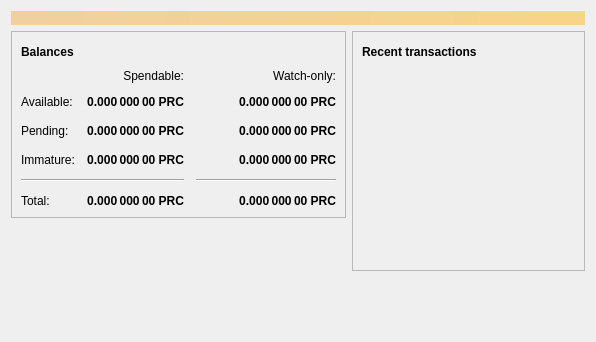
<?xml version="1.0" encoding="UTF-8"?>
<ui version="4.0">
 <class>OverviewPage</class>
 <widget class="QWidget" name="OverviewPage">
  <property name="geometry">
   <rect>
    <x>0</x>
    <y>0</y>
    <width>596</width>
    <height>342</height>
   </rect>
  </property>
  <property name="windowTitle">
   <string>Form</string>
  </property>
  <layout class="QVBoxLayout" name="topLayout">
   <item>
    <widget class="QLabel" name="labelAlerts">
     <property name="visible">
      <bool>false</bool>
     </property>
     <property name="styleSheet">
      <string notr="true">QLabel { background-color: qlineargradient(x1: 0, y1: 0, x2: 1, y2: 0, stop:0 #F0D0A0, stop:1 #F8D488); color:#000000; }</string>
     </property>
     <property name="wordWrap">
      <bool>true</bool>
     </property>
     <property name="margin">
      <number>3</number>
     </property>
     <property name="textInteractionFlags">
      <set>Qt::TextSelectableByMouse</set>
     </property>
    </widget>
   </item>
   <item>
    <layout class="QHBoxLayout" name="horizontalLayout" stretch="1,1">
     <item>
      <layout class="QVBoxLayout" name="verticalLayout_2">
       <item>
        <widget class="QFrame" name="frame">
         <property name="frameShape">
          <enum>QFrame::StyledPanel</enum>
         </property>
         <property name="frameShadow">
          <enum>QFrame::Raised</enum>
         </property>
         <layout class="QVBoxLayout" name="verticalLayout_4">
          <item>
           <layout class="QHBoxLayout" name="horizontalLayout_4">
            <item>
             <widget class="QLabel" name="label_5">
              <property name="font">
               <font>
                <weight>75</weight>
                <bold>true</bold>
               </font>
              </property>
              <property name="text">
               <string>Balances</string>
              </property>
             </widget>
            </item>
            <item>
             <widget class="QPushButton" name="labelWalletStatus">
              <property name="enabled">
               <bool>false</bool>
              </property>
              <property name="maximumSize">
               <size>
                <width>30</width>
                <height>16777215</height>
               </size>
              </property>
              <property name="toolTip">
               <string>The displayed information may be out of date. Your wallet automatically synchronizes with the Pearlcoin network after a connection is established, but this process has not completed yet.</string>
              </property>
              <property name="text">
               <string/>
              </property>
              <property name="icon">
               <iconset resource="../bitcoin.qrc">
                <normaloff>:/icons/warning</normaloff>
                <disabledoff>:/icons/warning</disabledoff>:/icons/warning</iconset>
              </property>
              <property name="iconSize">
               <size>
                <width>24</width>
                <height>24</height>
               </size>
              </property>
              <property name="flat">
               <bool>true</bool>
              </property>
             </widget>
            </item>
            <item>
             <spacer name="horizontalSpacer_3">
              <property name="orientation">
               <enum>Qt::Horizontal</enum>
              </property>
              <property name="sizeHint" stdset="0">
               <size>
                <width>40</width>
                <height>20</height>
               </size>
              </property>
             </spacer>
            </item>
           </layout>
          </item>
          <item>
           <layout class="QGridLayout" name="gridLayout">
            <property name="spacing">
             <number>12</number>
            </property>
            <item row="2" column="2">
             <widget class="QLabel" name="labelWatchPending">
              <property name="font">
               <font>
                <weight>75</weight>
                <bold>true</bold>
               </font>
              </property>
              <property name="cursor">
               <cursorShape>IBeamCursor</cursorShape>
              </property>
              <property name="toolTip">
               <string>Unconfirmed transactions to watch-only addresses</string>
              </property>
              <property name="text">
               <string notr="true">0.000 000 00 PRC</string>
              </property>
              <property name="alignment">
               <set>Qt::AlignRight|Qt::AlignTrailing|Qt::AlignVCenter</set>
              </property>
              <property name="textInteractionFlags">
               <set>Qt::LinksAccessibleByMouse|Qt::TextSelectableByKeyboard|Qt::TextSelectableByMouse</set>
              </property>
             </widget>
            </item>
            <item row="2" column="1">
             <widget class="QLabel" name="labelUnconfirmed">
              <property name="font">
               <font>
                <weight>75</weight>
                <bold>true</bold>
               </font>
              </property>
              <property name="cursor">
               <cursorShape>IBeamCursor</cursorShape>
              </property>
              <property name="toolTip">
               <string>Total of transactions that have yet to be confirmed, and do not yet count toward the spendable balance</string>
              </property>
              <property name="text">
               <string notr="true">0.000 000 00 PRC</string>
              </property>
              <property name="alignment">
               <set>Qt::AlignRight|Qt::AlignTrailing|Qt::AlignVCenter</set>
              </property>
              <property name="textInteractionFlags">
               <set>Qt::LinksAccessibleByMouse|Qt::TextSelectableByKeyboard|Qt::TextSelectableByMouse</set>
              </property>
             </widget>
            </item>
            <item row="3" column="2">
             <widget class="QLabel" name="labelWatchImmature">
              <property name="font">
               <font>
                <weight>75</weight>
                <bold>true</bold>
               </font>
              </property>
              <property name="cursor">
               <cursorShape>IBeamCursor</cursorShape>
              </property>
              <property name="toolTip">
               <string>Mined balance in watch-only addresses that has not yet matured</string>
              </property>
              <property name="text">
               <string notr="true">0.000 000 00 PRC</string>
              </property>
              <property name="alignment">
               <set>Qt::AlignRight|Qt::AlignTrailing|Qt::AlignVCenter</set>
              </property>
              <property name="textInteractionFlags">
               <set>Qt::LinksAccessibleByMouse|Qt::TextSelectableByKeyboard|Qt::TextSelectableByMouse</set>
              </property>
             </widget>
            </item>
            <item row="4" column="0" colspan="2">
             <widget class="Line" name="line">
              <property name="orientation">
               <enum>Qt::Horizontal</enum>
              </property>
             </widget>
            </item>
            <item row="4" column="2">
             <widget class="Line" name="lineWatchBalance">
              <property name="sizePolicy">
               <sizepolicy hsizetype="Preferred" vsizetype="Fixed">
                <horstretch>0</horstretch>
                <verstretch>0</verstretch>
               </sizepolicy>
              </property>
              <property name="minimumSize">
               <size>
                <width>140</width>
                <height>0</height>
               </size>
              </property>
              <property name="orientation">
               <enum>Qt::Horizontal</enum>
              </property>
             </widget>
            </item>
            <item row="5" column="0">
             <widget class="QLabel" name="labelTotalText">
              <property name="text">
               <string>Total:</string>
              </property>
             </widget>
            </item>
            <item row="3" column="1">
             <widget class="QLabel" name="labelImmature">
              <property name="font">
               <font>
                <weight>75</weight>
                <bold>true</bold>
               </font>
              </property>
              <property name="cursor">
               <cursorShape>IBeamCursor</cursorShape>
              </property>
              <property name="toolTip">
               <string>Mined balance that has not yet matured</string>
              </property>
              <property name="text">
               <string notr="true">0.000 000 00 PRC</string>
              </property>
              <property name="alignment">
               <set>Qt::AlignRight|Qt::AlignTrailing|Qt::AlignVCenter</set>
              </property>
              <property name="textInteractionFlags">
               <set>Qt::LinksAccessibleByMouse|Qt::TextSelectableByKeyboard|Qt::TextSelectableByMouse</set>
              </property>
             </widget>
            </item>
            <item row="2" column="3">
             <spacer name="horizontalSpacer_2">
              <property name="orientation">
               <enum>Qt::Horizontal</enum>
              </property>
              <property name="sizeHint" stdset="0">
               <size>
                <width>40</width>
                <height>20</height>
               </size>
              </property>
             </spacer>
            </item>
            <item row="3" column="0">
             <widget class="QLabel" name="labelImmatureText">
              <property name="text">
               <string>Immature:</string>
              </property>
             </widget>
            </item>
            <item row="5" column="1">
             <widget class="QLabel" name="labelTotal">
              <property name="font">
               <font>
                <weight>75</weight>
                <bold>true</bold>
               </font>
              </property>
              <property name="cursor">
               <cursorShape>IBeamCursor</cursorShape>
              </property>
              <property name="toolTip">
               <string>Your current total balance</string>
              </property>
              <property name="text">
               <string notr="true">0.000 000 00 PRC</string>
              </property>
              <property name="alignment">
               <set>Qt::AlignRight|Qt::AlignTrailing|Qt::AlignVCenter</set>
              </property>
              <property name="textInteractionFlags">
               <set>Qt::LinksAccessibleByMouse|Qt::TextSelectableByKeyboard|Qt::TextSelectableByMouse</set>
              </property>
             </widget>
            </item>
            <item row="5" column="2">
             <widget class="QLabel" name="labelWatchTotal">
              <property name="font">
               <font>
                <weight>75</weight>
                <bold>true</bold>
               </font>
              </property>
              <property name="cursor">
               <cursorShape>IBeamCursor</cursorShape>
              </property>
              <property name="toolTip">
               <string>Current total balance in watch-only addresses</string>
              </property>
              <property name="text">
               <string notr="true">0.000 000 00 PRC</string>
              </property>
              <property name="alignment">
               <set>Qt::AlignRight|Qt::AlignTrailing|Qt::AlignVCenter</set>
              </property>
              <property name="textInteractionFlags">
               <set>Qt::LinksAccessibleByMouse|Qt::TextSelectableByKeyboard|Qt::TextSelectableByMouse</set>
              </property>
             </widget>
            </item>
            <item row="0" column="2">
             <widget class="QLabel" name="labelWatchonly">
              <property name="text">
               <string>Watch-only:</string>
              </property>
              <property name="alignment">
               <set>Qt::AlignRight|Qt::AlignTrailing|Qt::AlignVCenter</set>
              </property>
             </widget>
            </item>
            <item row="1" column="0">
             <widget class="QLabel" name="labelBalanceText">
              <property name="text">
               <string>Available:</string>
              </property>
             </widget>
            </item>
            <item row="1" column="1">
             <widget class="QLabel" name="labelBalance">
              <property name="font">
               <font>
                <weight>75</weight>
                <bold>true</bold>
               </font>
              </property>
              <property name="cursor">
               <cursorShape>IBeamCursor</cursorShape>
              </property>
              <property name="toolTip">
               <string>Your current spendable balance</string>
              </property>
              <property name="text">
               <string notr="true">0.000 000 00 PRC</string>
              </property>
              <property name="alignment">
               <set>Qt::AlignRight|Qt::AlignTrailing|Qt::AlignVCenter</set>
              </property>
              <property name="textInteractionFlags">
               <set>Qt::LinksAccessibleByMouse|Qt::TextSelectableByKeyboard|Qt::TextSelectableByMouse</set>
              </property>
             </widget>
            </item>
            <item row="1" column="2">
             <widget class="QLabel" name="labelWatchAvailable">
              <property name="font">
               <font>
                <weight>75</weight>
                <bold>true</bold>
               </font>
              </property>
              <property name="cursor">
               <cursorShape>IBeamCursor</cursorShape>
              </property>
              <property name="toolTip">
               <string>Your current balance in watch-only addresses</string>
              </property>
              <property name="text">
               <string notr="true">0.000 000 00 PRC</string>
              </property>
              <property name="alignment">
               <set>Qt::AlignRight|Qt::AlignTrailing|Qt::AlignVCenter</set>
              </property>
              <property name="textInteractionFlags">
               <set>Qt::LinksAccessibleByMouse|Qt::TextSelectableByKeyboard|Qt::TextSelectableByMouse</set>
              </property>
             </widget>
            </item>
            <item row="2" column="0">
             <widget class="QLabel" name="labelPendingText">
              <property name="text">
               <string>Pending:</string>
              </property>
             </widget>
            </item>
            <item row="0" column="1">
             <widget class="QLabel" name="labelSpendable">
              <property name="text">
               <string>Spendable:</string>
              </property>
              <property name="alignment">
               <set>Qt::AlignRight|Qt::AlignTrailing|Qt::AlignVCenter</set>
              </property>
             </widget>
            </item>
           </layout>
          </item>
         </layout>
        </widget>
       </item>
       <item>
        <spacer name="verticalSpacer">
         <property name="orientation">
          <enum>Qt::Vertical</enum>
         </property>
         <property name="sizeHint" stdset="0">
          <size>
           <width>20</width>
           <height>40</height>
          </size>
         </property>
        </spacer>
       </item>
      </layout>
     </item>
     <item>
      <layout class="QVBoxLayout" name="verticalLayout_3">
       <item>
        <widget class="QFrame" name="frame_2">
         <property name="frameShape">
          <enum>QFrame::StyledPanel</enum>
         </property>
         <property name="frameShadow">
          <enum>QFrame::Raised</enum>
         </property>
         <layout class="QVBoxLayout" name="verticalLayout">
          <item>
           <layout class="QHBoxLayout" name="horizontalLayout_2">
            <item>
             <widget class="QLabel" name="label_4">
              <property name="font">
               <font>
                <weight>75</weight>
                <bold>true</bold>
               </font>
              </property>
              <property name="text">
               <string>Recent transactions</string>
              </property>
             </widget>
            </item>
            <item>
             <widget class="QPushButton" name="labelTransactionsStatus">
              <property name="enabled">
               <bool>false</bool>
              </property>
              <property name="maximumSize">
               <size>
                <width>30</width>
                <height>16777215</height>
               </size>
              </property>
              <property name="toolTip">
               <string>The displayed information may be out of date. Your wallet automatically synchronizes with the Pearlcoin network after a connection is established, but this process has not completed yet.</string>
              </property>
              <property name="text">
               <string/>
              </property>
              <property name="icon">
               <iconset resource="../bitcoin.qrc">
                <normaloff>:/icons/warning</normaloff>
                <disabledoff>:/icons/warning</disabledoff>:/icons/warning</iconset>
              </property>
              <property name="iconSize">
               <size>
                <width>24</width>
                <height>24</height>
               </size>
              </property>
              <property name="flat">
               <bool>true</bool>
              </property>
             </widget>
            </item>
            <item>
             <spacer name="horizontalSpacer">
              <property name="orientation">
               <enum>Qt::Horizontal</enum>
              </property>
              <property name="sizeHint" stdset="0">
               <size>
                <width>40</width>
                <height>20</height>
               </size>
              </property>
             </spacer>
            </item>
           </layout>
          </item>
          <item>
           <widget class="QListView" name="listTransactions">
            <property name="styleSheet">
             <string notr="true">QListView { background: transparent; }</string>
            </property>
            <property name="frameShape">
             <enum>QFrame::NoFrame</enum>
            </property>
            <property name="verticalScrollBarPolicy">
             <enum>Qt::ScrollBarAlwaysOff</enum>
            </property>
            <property name="horizontalScrollBarPolicy">
             <enum>Qt::ScrollBarAlwaysOff</enum>
            </property>
            <property name="selectionMode">
             <enum>QAbstractItemView::NoSelection</enum>
            </property>
           </widget>
          </item>
         </layout>
        </widget>
       </item>
       <item>
        <spacer name="verticalSpacer_2">
         <property name="orientation">
          <enum>Qt::Vertical</enum>
         </property>
         <property name="sizeHint" stdset="0">
          <size>
           <width>20</width>
           <height>40</height>
          </size>
         </property>
        </spacer>
       </item>
      </layout>
     </item>
    </layout>
   </item>
  </layout>
 </widget>
 <resources/>
 <connections/>
</ui>
